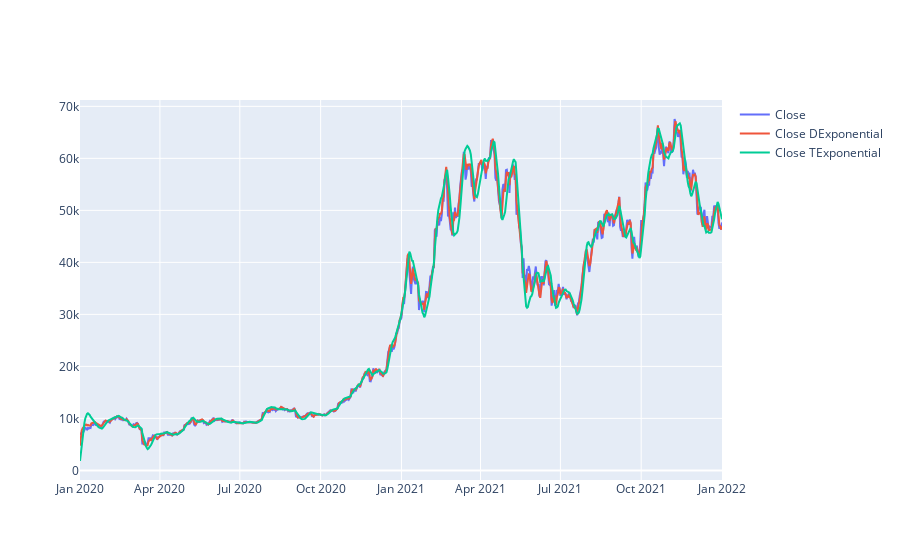

Write notebook code for a chart like this one.
### Code cell
company_id = "BTC-USD"
fm = finance_manager()
KF = khalman_signal_filter(0.2,0.8)
EF = exponential_signal_filter(0.6)
DEF = Dexponential_signal_filter(0.6,0.1)
TEF = Texponential_signal_filter(0.1,0.6,0.1)
fm.get_data(company_id,"1d",'2020-01-01','2022-01-01')
fm.data[company_id]["Close Khalman"]= KF.filter(fm.data[company_id]["Close"])
fm.data[company_id]["Close Exponential"]= EF.filter(fm.data[company_id]["Close"])
fm.data[company_id]["Close DExponential"]= DEF.filter(fm.data[company_id]["Close"])
fm.data[company_id]["Close TExponential"]= TEF.filter(fm.data[company_id]["Close"])
fm.data[company_id]["Close Khalman Retard"]= function_retard(fm.data[company_id]["Close Khalman"],5)
fm.data[company_id]["Close DT Exponential"]=get_position(fm.data[company_id]["Close DExponential"],fm.data[company_id]["Close TExponential"])
fm.data[company_id]["Close KE position"]=get_position(fm.data[company_id]["Close Khalman"],fm.data[company_id]["Close Exponential"])
# fm.print_data(company_id,"Close","Close Khalman","Close Exponential")

fm.data[company_id]['retornos_del_instrumento'] = fm.data[company_id]['Close'].pct_change()
fm.data[company_id]['estrategia1'] = fm.data[company_id]['Close DT Exponential'].shift(1)*fm.data[company_id]['retornos_del_instrumento']
fm.data[company_id]['estrategia2'] = fm.data[company_id]['Close KE position'].shift(1)*fm.data[company_id]['retornos_del_instrumento']
fm.data[company_id]['ret_acum'] = fm.data[company_id]['retornos_del_instrumento'].cumsum().apply(np.exp)
fm.data[company_id]['ret_acum_KE'] = fm.data[company_id]['estrategia2'].cumsum().apply(np.exp)
fm.data[company_id]['ret_acum_DT'] = fm.data[company_id]['estrategia1'].cumsum().apply(np.exp)

fm.print_data(company_id,"Close","Close DExponential","Close TExponential")
# fm.print_data(company_id,"ret_acum","ret_acum_DT","ret_acum_KE")
# fm.print_data(company_id,"ret_acum","ret_acum_est")

### Figure 1 — Plotly figure (JSON) as saved in the notebook; plotly's stock layout.template omitted (floating-point values rounded to 4 significant figures; data arrays with more than 128 entries replaced by an {"elided": "..."} marker saying what was removed)
{"data": [{"name": "Close", "type": "scatter", "x": {"elided": "732 str values"}, "y": {"elided": "732 float values"}}, {"name": "Close DExponential", "type": "scatter", "x": {"elided": "732 str values"}, "y": {"elided": "732 float values"}}, {"name": "Close TExponential", "type": "scatter", "x": {"elided": "732 str values"}, "y": {"elided": "732 float values"}}], "layout": {}}
